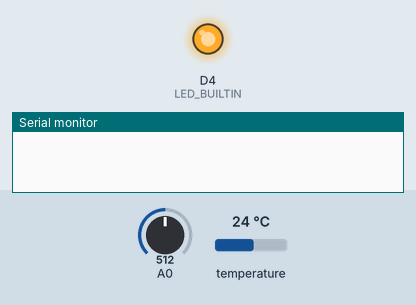
Bench run of a sketch on a simulated ESP8266 (NodeMCU). Parts: output pins drawn as LEDs (lit = HIGH, except the on-board LED, lit = LOW), the last lines printed to the serial monitor. The inputs (shaded band) are chosen by the test bench; at power-on: A0 = 512, temperature 24 °C. WiFi joins after 1.5 s; servers stay silent unless stated.

Above: at 0.1 s.
At 2.9 s:
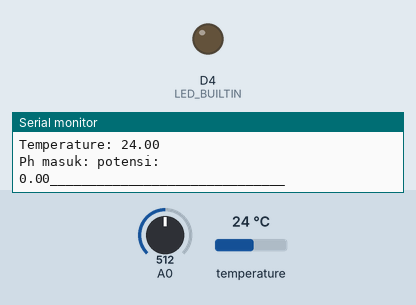
Timing chart, 0 to 4.4 s (numbered marks = the images above):
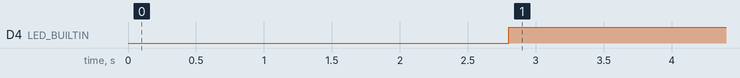

The sketch:

Jumantik.ino
```cpp
#include <OneWire.h>
#include <DallasTemperature.h>
//variabel ph air (kalibrasi analog menjadi ph)
float Po = 0;
float PH_step;
int nilai_analog_PH;
double TeganganPh;

//variabel nilai batas
//ph
float asamLo = 1;
float netralLo = 6.5;
float basahLo =7.1;
float asamHi = 6.4;
float netralHi = 7;
float basahHi = 7.5;
//suhu
float dinginLo = 10;
float normalLo = 26;
float panasLo = 31;
float dinginHi = 25;
float normalHi = 30;
float panasHi = 50;
float celsiusLo;
// untuk kalibrasi voltage
float PH4 = 4.189;
float PH7 = 3.739;
float PH9 = 3.199; // Mengubah PH10 menjadi PH9

float potensi1;
//suhu air
// Inisialisasi pin data untuk sensor DS18B20
const int oneWireBusPin = D3;  // Sesuaikan dengan pin yang digunakan pada Arduino Anda
// Inisialisasi objek OneWire dan DallasTemperature
OneWire oneWire(oneWireBusPin);
DallasTemperature sensors(&oneWire);
float celsius;

//firebase
#include <Arduino.h>
#if defined(ESP32)
  #include <WiFi.h>
#elif defined(ESP8266)
  #include <ESP8266WiFi.h>
#endif
#include <Firebase_ESP_Client.h>
#include "addons/TokenHelper.h"
#include "addons/RTDBHelper.h"
// tambahkan wifi dan password(manual)
// #define WIFI_SSID ""
// #define WIFI_PASSWORD ""
#define API_KEY "AIzaSyBy-2erUEW2AwGkRHkgOfVM1v6qeywplc4"
#define DATABASE_URL "https://jumantik-8f0e6-default-rtdb.firebaseio.com/"

#include <WiFiManager.h>
char ssid[64];  // Menyimpan SSID yang diperoleh dari WiFi Manager
char pass[64];  // Menyimpan password yang diperoleh dari WiFi Manager

//Define Firebase Data object
FirebaseData fbdo;
FirebaseAuth auth;
FirebaseConfig config;
//unsigned long sendDataPrevMillis = 0;
//int count = 0;
bool signupOK = false;
bool ledwifi;
void setup(){
  WiFi.mode(WIFI_STA);
  sensors.begin();
  Serial.begin(9600);
  pinMode(LED_BUILTIN, OUTPUT);
  // Inisialisasi WiFi Manager
  bool res;
  WiFiManager wifiManager;
  res = wifiManager.autoConnect("WEMOSPH", "password");
  // Menyimpan SSID dan password yang diperoleh dari WiFi Manager
  strncpy(ssid, WiFi.SSID().c_str(), sizeof(ssid));
  strncpy(pass, WiFi.psk().c_str(), sizeof(pass));
  if (!res) {
    Serial.println("Failed to connect");
    // ESP.restart();
  } else {
    ledwifi = true;
    Serial.println("Connected...yeey :)");

  }

  Serial.println();
  Serial.print("Connected with IP: ");
  Serial.println(WiFi.localIP());
  Serial.println();

  /* Assign the api key (required) */
  config.api_key = API_KEY;

  /* Assign the RTDB URL (required) */
  config.database_url = DATABASE_URL;

  /* Sign up */
  if (Firebase.signUp(&config, &auth, "", "")){
    Serial.println("ok");
    signupOK = true;
  }
  else{
    Serial.printf("%s\n", config.signer.signupError.message.c_str());
  }

  /* Assign the callback function for the long running token generation task */
  config.token_status_callback = tokenStatusCallback; //see addons/TokenHelper.h

  Firebase.begin(&config, &auth);
  Firebase.reconnectWiFi(true);
}

void loop(){
  output();
  PHAir();
  kirimDataFirebase();
  if(ledwifi == true){
    digitalWrite(LED_BUILTIN, HIGH);
  }else{
    digitalWrite(LED_BUILTIN, LOW);
  }
  delay(3000);
}
void output() {
  // 0 = tidak
  // 1 = ya
  if ((celsius >=dinginLo) && (celsius <=dinginHi) && (Po <=asamHi)) {
    potensi1 = 0;
  } else if ((celsius >=dinginLo) && (celsius <=dinginHi) && (Po <=netralHi)) {
    potensi1 = 0;
  } else if ((celsius >=dinginLo) && (celsius <=dinginHi) && (Po <=basahHi)) {
    potensi1 = 0;
  } else if ((celsius >=normalLo) && (celsius <=normalHi) && (Po <=asamHi)) {
    potensi1 = 0;
  } else if ((celsius >=normalLo) && (celsius <=normalHi) && (Po <=netralHi)) {
    potensi1 = 1;
  } else if ((celsius >=normalLo) && (celsius <=normalHi) && (Po <=basahHi)) {
    potensi1 = 1;
  } else if ((celsius >=panasLo) && (celsius <=panasHi) && (Po <=asamHi)) {
    potensi1 = 0;
  } else if ((celsius >=panasLo) && (celsius <=panasHi) && (Po <=netralHi)) {
    potensi1 = 0;
  } else if ((celsius >=panasLo) && (celsius <=panasHi) && (Po <=basahHi)) {
    potensi1 = 0;
  }
}
void kirimDataFirebase(){
  sensors.requestTemperatures();  // Minta sensor untuk membaca suhu
  String potensi;
  // Baca suhu dalam Celsius dan Fahrenheit
  celsius = sensors.getTempCByIndex(0);
  float fahrenheit = sensors.toFahrenheit(celsius);

  if (Firebase.ready() && signupOK ) {
    // Write an Float number on the database path test/float
    if (Firebase.RTDB.setFloat(&fbdo, "Data/temperature", celsius)){
    // Serial.println("PASSED");
       Serial.print("Temperature: ");
       Serial.println(celsius);
    }
    else {
      Serial.println("FAILED");
      Serial.println("REASON: " + fbdo.errorReason());
    }
    if (Firebase.RTDB.setFloat(&fbdo, "Data/PH", Po)){
    //  Serial.println("PASSED");
       Serial.print("Ph masuk: ");
    }
    else {
      Serial.println("FAILED");
      Serial.println("REASON: " + fbdo.errorReason());
    }
    if (Firebase.RTDB.setFloat(&fbdo, "Data/PotensiJen", potensi1)){
    //  Serial.println("PASSED");
       Serial.println("potensi:");
       Serial.print(potensi1);
    }
    else {
      Serial.println("FAILED");
      Serial.println("REASON: " + fbdo.errorReason());
    }


  }
  Serial.println("______________________________");
}
void PHAir()
{
  nilai_analog_PH = analogRead(A0);
  Serial.print("Nilai ADC PH: ");
  Serial.println(nilai_analog_PH);

  TeganganPh = 4.189 / 1024.0 * nilai_analog_PH;
  Serial.print("Tegangan PH: ");
  Serial.println(TeganganPh, 3);

  // Menghitung langkah perubahan pH
  PH_step = ((PH4 - PH7) + (PH7 - PH9)) / 6; // Mengubah titik kalibrasi PH10 menjadi PH9

  if (TeganganPh > PH7) {
    Po = 6.86 + ((PH7 - TeganganPh) / PH_step);
  } else if (TeganganPh > PH9) {
    Po = 9.18 + ((PH9 - TeganganPh) / PH_step); // Mengubah perhitungan untuk PH9
  } else {
    Po = 4.01 + ((PH4 - TeganganPh) / PH_step);
  }

  Serial.println("Nilai PH cairan = ");
  Serial.println(Po, 2);
  Serial.println(); // Garis kosong sebagai pemisah antara setiap output
}
```

Measured:
- by itself, D4 (LED_BUILTIN): LOW → HIGH at 2.8 s
